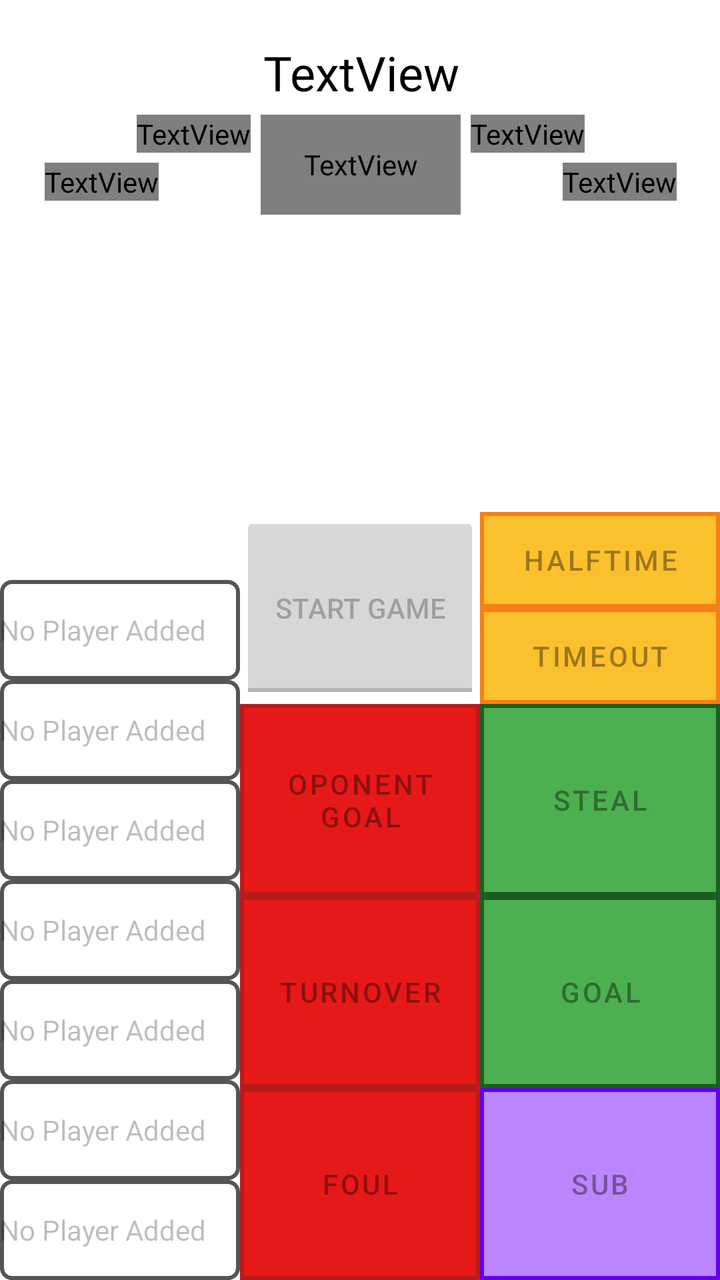
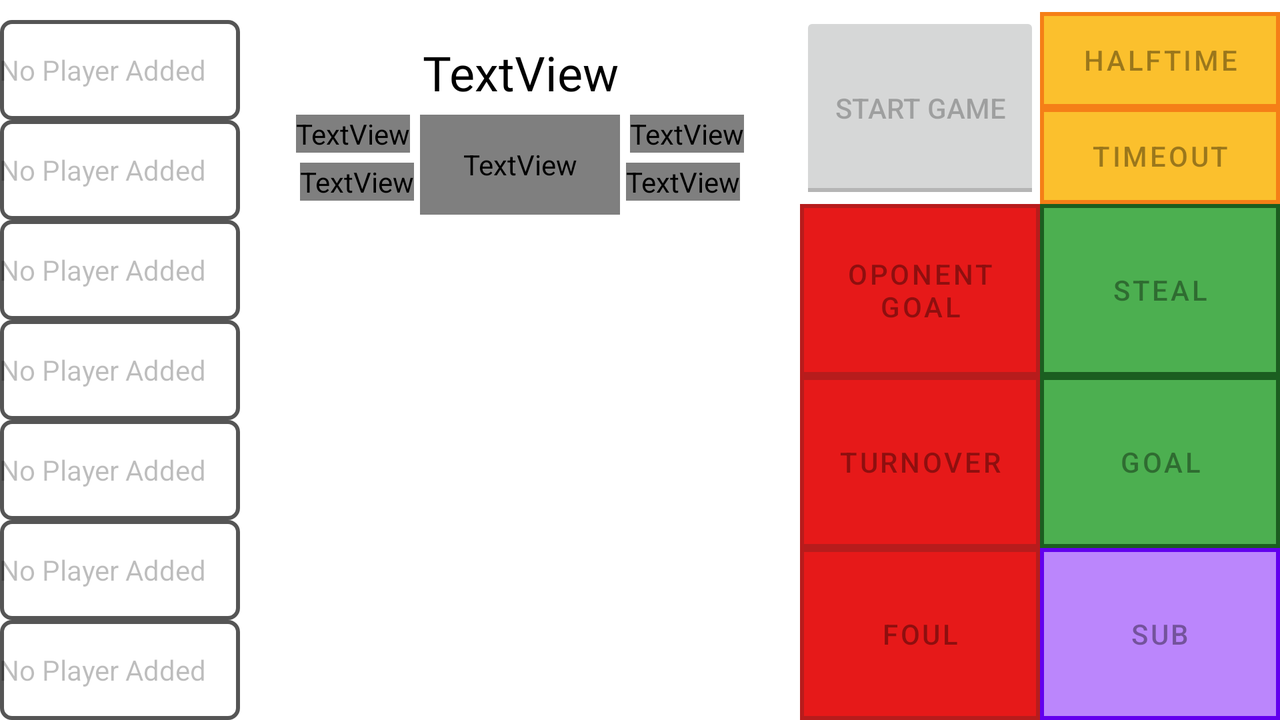

Compare how this app lays out the same screen by default and in its alternative resource folder. The renders come first, then the two layout files and the values they reference.
<!-- AndroidManifest.xml: application theme Theme.UltimateStatTracker -->
<!-- res/layout/activity_stat_tracker.xml -->
<?xml version="1.0" encoding="utf-8"?>

<androidx.constraintlayout.widget.ConstraintLayout xmlns:android="http://schemas.android.com/apk/res/android"
    xmlns:app="http://schemas.android.com/apk/res-auto"
    xmlns:tools="http://schemas.android.com/tools"
    android:layout_width="match_parent"
    android:layout_height="match_parent"
    tools:context=".StatTracker">

    <androidx.constraintlayout.widget.ConstraintLayout
        android:id="@+id/constraintLayout"
        android:layout_width="416dp"
        android:layout_height="367dp"
        app:layout_constraintEnd_toEndOf="parent"
        app:layout_constraintStart_toStartOf="parent"
        app:layout_constraintTop_toTopOf="parent">

        <TextView
            android:id="@+id/mainTimer"
            android:layout_width="wrap_content"
            android:layout_height="wrap_content"
            android:layout_marginTop="20dp"
            android:fontFamily="@font/orbitron_bold"
            android:text="TextView"
            android:textColor="@color/black"
            android:textSize="24sp"
            app:layout_constraintEnd_toEndOf="parent"
            app:layout_constraintHorizontal_bias="0.501"
            app:layout_constraintStart_toStartOf="parent"
            app:layout_constraintTop_toTopOf="parent" />

        <TextView
            android:id="@+id/myTeamName"
            android:layout_width="wrap_content"
            android:layout_height="wrap_content"
            android:layout_marginTop="5dp"
            android:layout_marginEnd="5dp"
            android:fontFamily="@font/orbitron_bold"
            android:text="TextView"
            android:textColor="@color/greyDark"
            android:textSize="20sp"
            app:layout_constraintEnd_toStartOf="@+id/secondaryTimer"
            app:layout_constraintTop_toBottomOf="@+id/mainTimer" />

        <TextView
            android:id="@+id/otherTeamName"
            android:layout_width="wrap_content"
            android:layout_height="wrap_content"
            android:layout_marginStart="5dp"
            android:layout_marginTop="5dp"
            android:fontFamily="@font/orbitron_bold"
            android:text="TextView"
            android:textColor="@color/greyDark"
            android:textSize="20sp"
            app:layout_constraintStart_toEndOf="@+id/secondaryTimer"
            app:layout_constraintTop_toBottomOf="@+id/mainTimer" />

        <TextView
            android:id="@+id/secondaryTimer"
            android:layout_width="100dp"
            android:layout_height="50dp"
            android:layout_marginTop="5dp"
            android:fontFamily="@font/orbitron_bold"
            android:gravity="center"
            android:text="TextView"
            android:textColor="@color/greyDark"
            android:textSize="20sp"
            app:layout_constraintEnd_toEndOf="parent"
            app:layout_constraintHorizontal_bias="0.5"
            app:layout_constraintStart_toStartOf="parent"
            app:layout_constraintTop_toBottomOf="@+id/mainTimer" />

        <TextView
            android:id="@+id/otherTeamScore"
            android:layout_width="wrap_content"
            android:layout_height="wrap_content"
            android:layout_marginTop="5dp"
            android:layout_marginEnd="50dp"
            android:fontFamily="@font/orbitron_bold"
            android:text="1"
            android:textAlignment="center"
            android:textColor="@color/greyDark"
            android:textSize="24sp"
            app:layout_constraintEnd_toEndOf="parent"
            app:layout_constraintTop_toBottomOf="@+id/otherTeamName" />

        <TextView
            android:id="@+id/myTeamScore"
            android:layout_width="wrap_content"
            android:layout_height="wrap_content"
            android:layout_marginStart="50dp"
            android:layout_marginTop="5dp"
            android:fontFamily="@font/orbitron_bold"
            android:text="1"
            android:textAlignment="center"
            android:textColor="@color/greyDark"
            android:textSize="24sp"
            app:layout_constraintStart_toStartOf="parent"
            app:layout_constraintTop_toBottomOf="@+id/myTeamName" />

        <androidx.recyclerview.widget.RecyclerView
            android:id="@+id/playLogs"
            android:layout_width="320dp"
            android:layout_height="231dp"
            android:layout_marginStart="50dp"
            android:layout_marginTop="10dp"
            android:layout_marginEnd="50dp"
            android:fadingEdge="vertical"
            android:requiresFadingEdge="vertical"
            android:scrollbarStyle="insideOverlay"
            android:scrollbars="vertical"
            app:layout_constraintEnd_toEndOf="parent"
            app:layout_constraintStart_toStartOf="parent"
            app:layout_constraintTop_toBottomOf="@+id/otherTeamScore" />
    </androidx.constraintlayout.widget.ConstraintLayout>

    <RadioGroup
        android:id="@+id/player_radio"
        android:layout_width="wrap_content"
        android:layout_height="wrap_content"
        app:layout_constraintBottom_toBottomOf="parent"
        app:layout_constraintStart_toStartOf="parent">

        <RadioButton
            android:id="@+id/player1"
            android:layout_width="120dp"
            android:layout_height="50dp"
            android:background="@drawable/yourbuttonbackground"
            android:button="@android:color/transparent"
            android:checked="false"
            android:enabled="false"
            android:text="No Player Added" />

        <RadioButton
            android:id="@+id/player2"
            android:layout_width="120dp"
            android:layout_height="50dp"
            android:background="@drawable/yourbuttonbackground"
            android:button="@android:color/transparent"
            android:enabled="false"
            android:text="No Player Added" />

        <RadioButton
            android:id="@+id/player3"
            android:layout_width="120dp"
            android:layout_height="50dp"
            android:background="@drawable/yourbuttonbackground"
            android:button="@android:color/transparent"
            android:checked="false"
            android:enabled="false"
            android:text="No Player Added" />

        <RadioButton
            android:id="@+id/player4"
            android:layout_width="120dp"
            android:layout_height="50dp"
            android:background="@drawable/yourbuttonbackground"
            android:button="@android:color/transparent"
            android:checked="false"
            android:enabled="false"
            android:text="No Player Added" />

        <RadioButton
            android:id="@+id/player5"
            android:layout_width="120dp"
            android:layout_height="50dp"
            android:background="@drawable/yourbuttonbackground"
            android:button="@android:color/transparent"
            android:enabled="false"
            android:text="No Player Added" />

        <RadioButton
            android:id="@+id/player6"
            android:layout_width="120dp"
            android:layout_height="50dp"
            android:background="@drawable/yourbuttonbackground"
            android:button="@android:color/transparent"
            android:enabled="false"
            android:text="No Player Added" />

        <RadioButton
            android:id="@+id/player7"
            android:layout_width="120dp"
            android:layout_height="50dp"
            android:background="@drawable/yourbuttonbackground"
            android:button="@android:color/transparent"
            android:checked="false"
            android:enabled="false"
            android:text="No Player Added" />

    </RadioGroup>

    <LinearLayout
        android:id="@+id/linearLayoutLeftEvents"
        android:layout_width="wrap_content"
        android:layout_height="wrap_content"
        android:orientation="vertical"
        app:layout_constraintBottom_toBottomOf="parent"
        app:layout_constraintEnd_toStartOf="@id/linearLayoutRightEvents">

        <ToggleButton
            android:id="@+id/Start_Stop"
            android:layout_width="120dp"
            android:layout_height="96dp"
            android:enabled="false"
            android:text="Start_Stop"
            android:textOff="Start Game"
            android:textOn="End Game" />

        <Button
            android:id="@+id/opGoal"
            android:layout_width="120dp"
            android:layout_height="96dp"
            android:backgroundTint="#E61919"
            android:enabled="false"
            android:insetTop="0dp"
            android:insetBottom="0dp"
            android:text="Oponent Goal"
            app:backgroundTint="@color/red"
            app:cornerRadius="0dp"
            app:strokeColor="@color/redDark"
            app:strokeWidth="2dp" />

        <Button
            android:id="@+id/turnover"
            android:layout_width="120dp"
            android:layout_height="96dp"
            android:backgroundTint="#E61919"
            android:enabled="false"
            android:insetTop="0dp"
            android:insetBottom="0dp"
            android:text="Turnover"
            app:backgroundTint="@color/red"
            app:cornerRadius="0dp"
            app:strokeColor="@color/redDark"
            app:strokeWidth="2dp" />

        <Button
            android:id="@+id/foul"
            android:layout_width="120dp"
            android:layout_height="96dp"
            android:backgroundTint="#E61919"
            android:enabled="false"
            android:insetTop="0dp"
            android:insetBottom="0dp"
            android:text="Foul"
            app:backgroundTint="@color/red"
            app:cornerRadius="0dp"
            app:strokeColor="@color/redDark"
            app:strokeWidth="2dp" />

    </LinearLayout>

    <LinearLayout
        android:id="@+id/linearLayoutRightEvents"
        android:layout_width="wrap_content"
        android:layout_height="wrap_content"
        android:orientation="vertical"
        app:layout_constraintBottom_toBottomOf="parent"
        app:layout_constraintEnd_toEndOf="parent">

        <Button
            android:id="@+id/halftime"
            android:layout_width="120dp"
            android:layout_height="48dp"
            android:backgroundTint="#FBC02D"
            android:enabled="false"
            android:insetTop="0dp"
            android:insetBottom="0dp"
            android:text="Halftime"
            app:backgroundTint="@color/yellow"
            app:cornerRadius="0dp"
            app:strokeColor="@color/yellowDark"
            app:strokeWidth="2dp" />

        <Button
            android:id="@+id/timeout"
            android:layout_width="120dp"
            android:layout_height="48dp"
            android:backgroundTint="#FBC02D"
            android:enabled="false"
            android:insetTop="0dp"
            android:insetBottom="0dp"
            android:text="Timeout"
            app:backgroundTint="@color/yellow"
            app:cornerRadius="0dp"
            app:strokeColor="@color/yellowDark"
            app:strokeWidth="2dp" />

        <Button
            android:id="@+id/steal"
            android:layout_width="120dp"
            android:layout_height="96dp"
            android:backgroundTint="#4CAF50"
            android:enabled="false"
            android:insetTop="0dp"
            android:insetBottom="0dp"
            android:text="Steal"
            app:backgroundTint="@color/green"
            app:cornerRadius="0dp"
            app:strokeColor="@color/greenDark"
            app:strokeWidth="2dp" />

        <Button
            android:id="@+id/goal"
            android:layout_width="120dp"
            android:layout_height="96dp"
            android:backgroundTint="#4CAF50"
            android:enabled="false"
            android:insetTop="0dp"
            android:insetBottom="0dp"
            android:text="Goal"
            app:backgroundTint="@color/green"
            app:cornerRadius="0dp"
            app:strokeColor="@color/greenDark"
            app:strokeWidth="2dp" />

        <Button
            android:id="@+id/substitution"
            android:layout_width="120dp"
            android:layout_height="96dp"
            android:enabled="false"
            android:insetTop="0dp"
            android:insetBottom="0dp"
            android:text="Sub"
            app:backgroundTint="@color/purple"
            app:cornerRadius="0dp"
            app:strokeColor="@color/purpleDark"
            app:strokeWidth="2dp" />
    </LinearLayout>

</androidx.constraintlayout.widget.ConstraintLayout>
<!-- resources referenced by this layout -->
<resources>
  <color name="black">#FF000000</color>
  <color name="green">#4CAF50</color>
  <color name="greenDark">#1B5E20</color>
  <color name="purple">#FFBB86FC</color>
  <color name="purpleDark">#FF6200EE</color>
  <color name="red">#F44336</color>
  <color name="redDark">#B71C1C</color>
  <color name="yellow">#FFEB3B</color>
  <color name="yellowDark">#F57F17</color>
  <!-- drawable yourbuttonbackground (drawable) -->
  <?xml version="1.0" encoding="utf-8"?>
  <selector xmlns:android="http://schemas.android.com/apk/res/android" >
      <item
          android:drawable="@drawable/b"
          android:state_checked="true"
          android:state_pressed="true" />
      <item
          android:drawable="@drawable/a"
          android:state_pressed="true" />
      <item
          android:drawable="@drawable/a"
          android:state_checked="true" />
      <item
          android:drawable="@drawable/b"
          android:state_checked="false"/>
  </selector>
  <style name="Theme.UltimateStatTracker" parent="Theme.MaterialComponents.DayNight.NoActionBar">
          
          <item name="colorPrimary">#009688</item>
          <item name="colorPrimaryVariant">#D1ECE9</item>
          <item name="colorOnPrimary">@color/white</item>
          <item name="colorPrimaryDark">#004d45</item>
          
          <item name="colorSecondary">#DA0063</item>
          <item name="colorSecondaryVariant">#F298C3</item>
          <item name="colorOnSecondary">@color/black</item>
          
          <item name="android:statusBarColor" tools:targetApi="l">?attr/colorPrimaryDark</item>
          
      </style>
  <!-- drawable b (drawable) -->
  <?xml version="1.0" encoding="utf-8"?>
  <shape xmlns:android="http://schemas.android.com/apk/res/android">
      xmlns:android="http://schemas.android.com/apk/res/android"
      android:shape="rectangle" >
      <corners
          android:radius="5dp" />
      <solid
          android:color="#fff" />
      <stroke
          android:width="2dp"
          android:color="#555555" />
  </shape>
  <!-- drawable a (drawable) -->
  <?xml version="1.0" encoding="utf-8"?>
  <shape xmlns:android="http://schemas.android.com/apk/res/android">
      <corners
          android:radius="0dp" />
      <solid
          android:color="@color/colorPrimary" />
      <stroke
          android:width="2dp"
          android:color="@color/colorPrimaryDark" />
  </shape>
  <color name="white">#FFFFFFFF</color>
  <color name="colorPrimary">#009688</color>
  <color name="colorPrimaryDark">#004d45</color>
</resources>
<!-- res/layout-land/activity_stat_tracker.xml (the repository's variant of the layout above) -->
<!-- drawn on the phone turned sideways -->
<?xml version="1.0" encoding="utf-8"?>

<androidx.constraintlayout.widget.ConstraintLayout xmlns:android="http://schemas.android.com/apk/res/android"
    xmlns:app="http://schemas.android.com/apk/res-auto"
    xmlns:tools="http://schemas.android.com/tools"
    android:layout_width="match_parent"
    android:layout_height="match_parent"
    tools:context=".StatTracker">

    <RadioGroup
        android:id="@+id/player_radio"
        android:layout_width="wrap_content"
        android:layout_height="wrap_content"
        app:layout_constraintBottom_toBottomOf="parent"
        app:layout_constraintStart_toStartOf="parent">

        <RadioButton
            android:id="@+id/player1"
            android:layout_width="120dp"
            android:layout_height="50dp"
            android:background="@drawable/yourbuttonbackground"
            android:button="@android:color/transparent"
            android:checked="false"
            android:enabled="false"
            android:text="No Player Added" />

        <RadioButton
            android:id="@+id/player2"
            android:layout_width="120dp"
            android:layout_height="50dp"
            android:background="@drawable/yourbuttonbackground"
            android:button="@android:color/transparent"
            android:enabled="false"
            android:text="No Player Added" />

        <RadioButton
            android:id="@+id/player3"
            android:layout_width="120dp"
            android:layout_height="50dp"
            android:background="@drawable/yourbuttonbackground"
            android:button="@android:color/transparent"
            android:checked="false"
            android:enabled="false"
            android:text="No Player Added" />

        <RadioButton
            android:id="@+id/player4"
            android:layout_width="120dp"
            android:layout_height="50dp"
            android:background="@drawable/yourbuttonbackground"
            android:button="@android:color/transparent"
            android:checked="false"
            android:enabled="false"
            android:text="No Player Added" />

        <RadioButton
            android:id="@+id/player5"
            android:layout_width="120dp"
            android:layout_height="50dp"
            android:background="@drawable/yourbuttonbackground"
            android:button="@android:color/transparent"
            android:enabled="false"
            android:text="No Player Added" />

        <RadioButton
            android:id="@+id/player6"
            android:layout_width="120dp"
            android:layout_height="50dp"
            android:background="@drawable/yourbuttonbackground"
            android:button="@android:color/transparent"
            android:enabled="false"
            android:text="No Player Added" />

        <RadioButton
            android:id="@+id/player7"
            android:layout_width="120dp"
            android:layout_height="50dp"
            android:background="@drawable/yourbuttonbackground"
            android:button="@android:color/transparent"
            android:checked="false"
            android:enabled="false"
            android:text="No Player Added" />

    </RadioGroup>

    <androidx.constraintlayout.widget.ConstraintLayout
        android:id="@+id/constraintLayout"
        android:layout_width="wrap_content"
        android:layout_height="match_parent"
        app:layout_constraintEnd_toStartOf="@id/linearLayoutLeftEvents"
        app:layout_constraintStart_toEndOf="@id/player_radio"
        app:layout_constraintTop_toTopOf="parent">

        <TextView
            android:id="@+id/mainTimer"
            android:layout_width="wrap_content"
            android:layout_height="wrap_content"
            android:layout_marginTop="20dp"
            android:fontFamily="@font/orbitron_bold"
            android:text="TextView"
            android:textColor="@color/black"
            android:textSize="24sp"
            app:layout_constraintEnd_toEndOf="parent"
            app:layout_constraintHorizontal_bias="0.501"
            app:layout_constraintStart_toStartOf="parent"
            app:layout_constraintTop_toTopOf="parent" />

        <TextView
            android:id="@+id/myTeamName"
            android:layout_width="wrap_content"
            android:layout_height="wrap_content"
            android:layout_marginTop="5dp"
            android:layout_marginEnd="5dp"
            android:fontFamily="@font/orbitron_bold"
            android:textColor="@color/greyDark"
            android:text="TextView"
            android:textSize="20sp"
            android:gravity="start"
            app:layout_constraintEnd_toStartOf="@+id/secondaryTimer"
            app:layout_constraintTop_toBottomOf="@+id/mainTimer" />

        <TextView
            android:id="@+id/otherTeamName"
            android:layout_width="wrap_content"
            android:layout_height="wrap_content"
            android:layout_marginStart="5dp"
            android:layout_marginTop="5dp"
            android:fontFamily="@font/orbitron_bold"
            android:text="TextView"
            android:textColor="@color/greyDark"
            android:textSize="20sp"
            android:gravity="end"
            app:layout_constraintStart_toEndOf="@+id/secondaryTimer"
            app:layout_constraintTop_toBottomOf="@+id/mainTimer" />

        <TextView
            android:id="@+id/secondaryTimer"
            android:layout_width="100dp"
            android:layout_height="50dp"
            android:layout_marginTop="5dp"
            android:fontFamily="@font/orbitron_bold"
            android:gravity="center"
            android:text="TextView"
            android:textColor="@color/greyDark"
            android:textSize="20sp"
            app:layout_constraintEnd_toEndOf="parent"
            app:layout_constraintHorizontal_bias="0.5"
            app:layout_constraintStart_toStartOf="parent"
            app:layout_constraintTop_toBottomOf="@+id/mainTimer" />

        <TextView
            android:id="@+id/otherTeamScore"
            android:layout_width="wrap_content"
            android:layout_height="wrap_content"
            android:layout_marginTop="5dp"
            android:layout_marginEnd="50dp"
            android:fontFamily="@font/orbitron_bold"
            android:text="1"
            android:textColor="@color/greyDark"
            android:textAlignment="center"
            android:textSize="24sp"
            app:layout_constraintEnd_toEndOf="parent"
            app:layout_constraintTop_toBottomOf="@+id/otherTeamName" />

        <TextView
            android:id="@+id/myTeamScore"
            android:layout_width="wrap_content"
            android:layout_height="wrap_content"
            android:layout_marginStart="50dp"
            android:layout_marginTop="5dp"
            android:fontFamily="@font/orbitron_bold"
            android:text="1"
            android:textColor="@color/greyDark"
            android:textAlignment="center"
            android:textSize="24sp"
            app:layout_constraintStart_toStartOf="parent"
            app:layout_constraintTop_toBottomOf="@+id/myTeamName" />

        <androidx.recyclerview.widget.RecyclerView
            android:id="@+id/playLogs"
            android:layout_width="320dp"
            android:layout_height="231dp"
            android:layout_marginTop="30dp"
            android:layout_marginBottom="30dp"
            android:fadingEdge="vertical"
            android:requiresFadingEdge="vertical"
            android:scrollbarStyle="insideOverlay"
            android:scrollbars="vertical"
            app:layout_constraintBottom_toBottomOf="parent"
            app:layout_constraintEnd_toEndOf="parent"
            app:layout_constraintHorizontal_bias="0.5"
            app:layout_constraintStart_toStartOf="parent"
            app:layout_constraintTop_toBottomOf="@+id/otherTeamScore" />
    </androidx.constraintlayout.widget.ConstraintLayout>

    <LinearLayout
        android:id="@+id/linearLayoutLeftEvents"
        android:layout_width="wrap_content"
        android:layout_height="wrap_content"
        android:orientation="vertical"
        app:layout_constraintBottom_toBottomOf="parent"
        app:layout_constraintEnd_toStartOf="@id/linearLayoutRightEvents">

        <ToggleButton
            android:id="@+id/Start_Stop"
            android:layout_width="120dp"
            android:layout_height="96dp"
            android:enabled="false"
            android:text="Start_Stop"
            android:textOff="Start Game"
            android:textOn="End Game" />

        <Button
            android:id="@+id/opGoal"
            android:layout_width="120dp"
            android:layout_height="86dp"
            android:backgroundTint="#E61919"
            android:enabled="false"
            android:insetTop="0dp"
            android:insetBottom="0dp"
            android:text="Oponent Goal"
            app:backgroundTint="@color/red"
            app:cornerRadius="0dp"
            app:strokeColor="@color/redDark"
            app:strokeWidth="2dp" />

        <Button
            android:id="@+id/turnover"
            android:layout_width="120dp"
            android:layout_height="86dp"
            android:backgroundTint="#E61919"
            android:enabled="false"
            android:insetTop="0dp"
            android:insetBottom="0dp"
            android:text="Turnover"
            app:backgroundTint="@color/red"
            app:cornerRadius="0dp"
            app:strokeColor="@color/redDark"
            app:strokeWidth="2dp" />

        <Button
            android:id="@+id/foul"
            android:layout_width="120dp"
            android:layout_height="86dp"
            android:backgroundTint="#E61919"
            android:enabled="false"
            android:insetTop="0dp"
            android:insetBottom="0dp"
            android:text="Foul"
            app:backgroundTint="@color/red"
            app:cornerRadius="0dp"
            app:strokeColor="@color/redDark"
            app:strokeWidth="2dp" />

    </LinearLayout>

    <LinearLayout
        android:id="@+id/linearLayoutRightEvents"
        android:layout_width="wrap_content"
        android:layout_height="wrap_content"
        android:orientation="vertical"
        app:layout_constraintBottom_toBottomOf="parent"
        app:layout_constraintEnd_toEndOf="parent">

        <Button
            android:id="@+id/halftime"
            android:layout_width="120dp"
            android:layout_height="48dp"
            android:backgroundTint="#FBC02D"
            android:enabled="false"
            android:insetTop="0dp"
            android:insetBottom="0dp"
            android:text="Halftime"
            app:backgroundTint="@color/yellow"
            app:cornerRadius="0dp"
            app:strokeColor="@color/yellowDark"
            app:strokeWidth="2dp" />

        <Button
            android:id="@+id/timeout"
            android:layout_width="120dp"
            android:layout_height="48dp"
            android:backgroundTint="#FBC02D"
            android:enabled="false"
            android:insetTop="0dp"
            android:insetBottom="0dp"
            android:text="Timeout"
            app:backgroundTint="@color/yellow"
            app:cornerRadius="0dp"
            app:strokeColor="@color/yellowDark"
            app:strokeWidth="2dp" />

        <Button
            android:id="@+id/steal"
            android:layout_width="120dp"
            android:layout_height="86dp"
            android:backgroundTint="#4CAF50"
            android:enabled="false"
            android:insetTop="0dp"
            android:insetBottom="0dp"
            android:text="Steal"
            app:backgroundTint="@color/green"
            app:cornerRadius="0dp"
            app:strokeColor="@color/greenDark"
            app:strokeWidth="2dp" />

        <Button
            android:id="@+id/goal"
            android:layout_width="120dp"
            android:layout_height="86dp"
            android:backgroundTint="#4CAF50"
            android:enabled="false"
            android:insetTop="0dp"
            android:insetBottom="0dp"
            android:text="Goal"
            app:backgroundTint="@color/green"
            app:cornerRadius="0dp"
            app:strokeColor="@color/greenDark"
            app:strokeWidth="2dp" />

        <Button
            android:id="@+id/substitution"
            android:layout_width="120dp"
            android:layout_height="86dp"
            android:enabled="false"
            android:insetTop="0dp"
            android:insetBottom="0dp"
            android:text="Sub"
            app:backgroundTint="@color/purple"
            app:cornerRadius="0dp"
            app:strokeColor="@color/purpleDark"
            app:strokeWidth="2dp" />
    </LinearLayout>

</androidx.constraintlayout.widget.ConstraintLayout>
